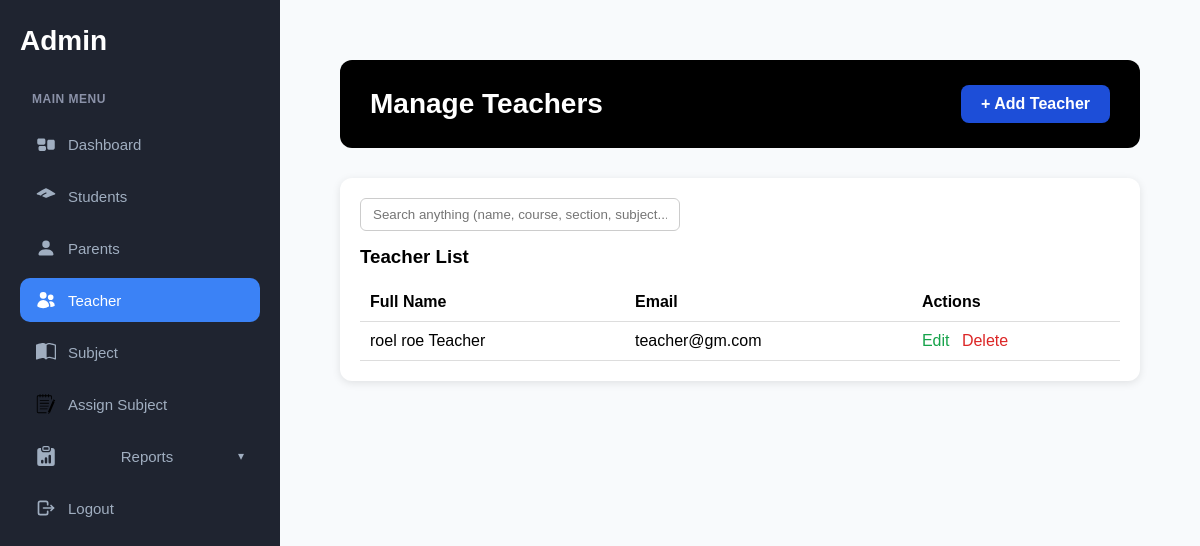
/accounts/teachers/ (signed in), run on an earlier commit of the app's database.
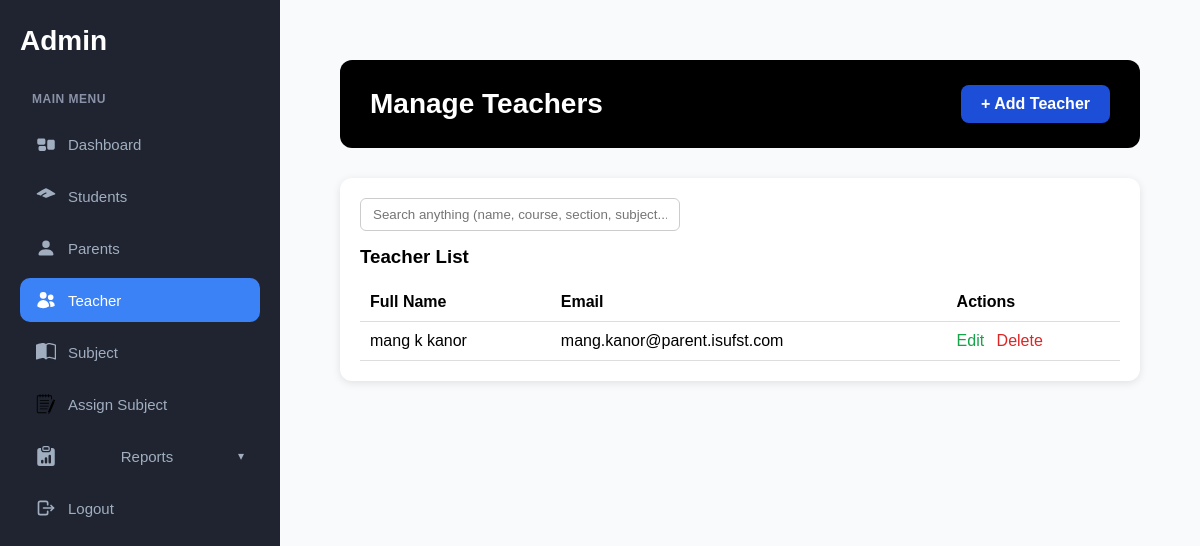
And on a later commit of the database.
### accounts/models.py (models this page shows, shortened)
class TeacherProfile(models.Model):
    user = models.OneToOneField(CustomUser, on_delete=models.CASCADE, limit_choices_to={'role':'teacher'})
    first_name = models.CharField(max_length=50)
    middle_name = models.CharField(max_length=50, blank=True, null=True)
    last_name = models.CharField(max_length=50)

class CustomUser(AbstractUser):
    ROLE_CHOICES = (
        ('admin','Admin'),
        ('teacher','Teacher'),
        ('student','Student'),
        ('parent','Parent')
    )
    role = models.CharField(max_length=10, choices=ROLE_CHOICES)
    first_login = models.BooleanField(default=True)

### accounts/views.py (the view)
# urls.py: path("teachers/", views.manage_teacher, name="manage_teacher"),
@login_required
def manage_teacher(request):
    teachers = TeacherProfile.objects.select_related('user').all()
    user_form = TeacherUserForm()
    profile_form = TeacherProfileForm()
    return render(request, 'dashboard/manageteacher.html', {
        'teachers': teachers,
        'user_form': user_form,
        'profile_form': profile_form,
        'active': 'teacher',
    })

### accounts/forms.py (shortened to what this page needs)
class TeacherUserForm(forms.ModelForm):
    class Meta:
        model = CustomUser
        fields = ['email']
        widgets = {
            'email': forms.EmailInput(attrs={'class': 'form-control'}),
        }

class TeacherProfileForm(forms.ModelForm):
    class Meta:
        model = TeacherProfile
        fields = ['first_name','middle_name','last_name']
        widgets = {
            'first_name':forms.TextInput(attrs={'class':'form-control'}),
            'middle_name':forms.TextInput(attrs={'class':'form-control'}),
            'last_name':forms.TextInput(attrs={'class':'form-control'}),
        }

### dashboard/templates/dashboard/manageteacher.html (shortened to what this page needs)
{% extends 'base.html' %}
{% load static %}
{% block content %}
<div class="dashboard-container">
  <div class="dashboard-header">
    <h2>Manage Teachers</h2>
    <a href="#" class="add-student-btn" id="openAddTeacherModal">+ Add Teacher</a>
  </div>
  <div class="bottom-section">
    <div class="attendance-box">
      <div class="search-container">
    <input type="text"
           class="search-input universal-search"
           placeholder="Search anything (name, course, section, subject...)">
  </div>
      <h3>Teacher List</h3>
      <table class="recent-table">
        <thead>
          <tr>
            <th>Full Name</th>
            <th>Email</th>
            <th>Actions</th>
          </tr>
        </thead>
        <tbody>
          {% for teacher in teachers %}
          <tr>
            <td>{{ teacher.first_name }} {% if teacher.middle_name %}{{ teacher.middle_name }} {% endif %}{{ teacher.last_name }}</td>
            <td>{{ teacher.user.email }}</td>
            <td>
              <a href="#" class="edit-btn" data-target="#editModal{{ teacher.id }}">Edit</a>
              <a href="#" class="delete-btn" data-target="#deleteModal{{ teacher.id }}">Delete</a>
            </td>
          </tr>
          {% empty %}
          <tr>
            <td colspan="3" class="empty-row">No teachers found. Click "Add Teacher" to create a new profile.</td>
          </tr>
          {% endfor %}
        </tbody>
      </table>
    </div>
  </div>
</div>
{% endblock %}

What changed in the data, as far as the page shows it:
removed TeacherProfile: first_name "roel", middle_name "roe", last_name "Teacher", user.email "teacher@gm.com"
added TeacherProfile: first_name "mang", middle_name "k", last_name "kanor", user.email "mang.kanor@parent.isufst.com"
